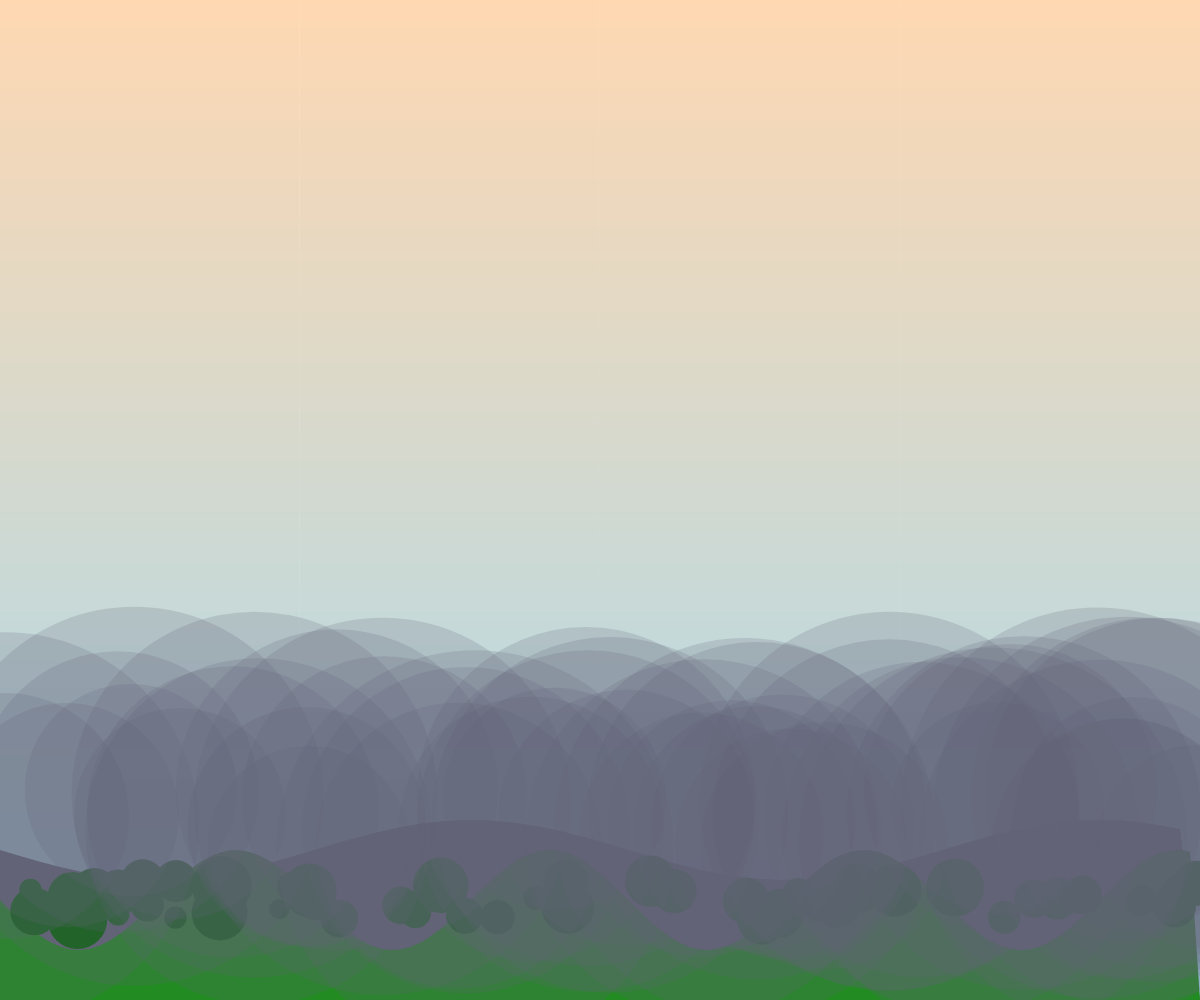
Frame 1 (no input)
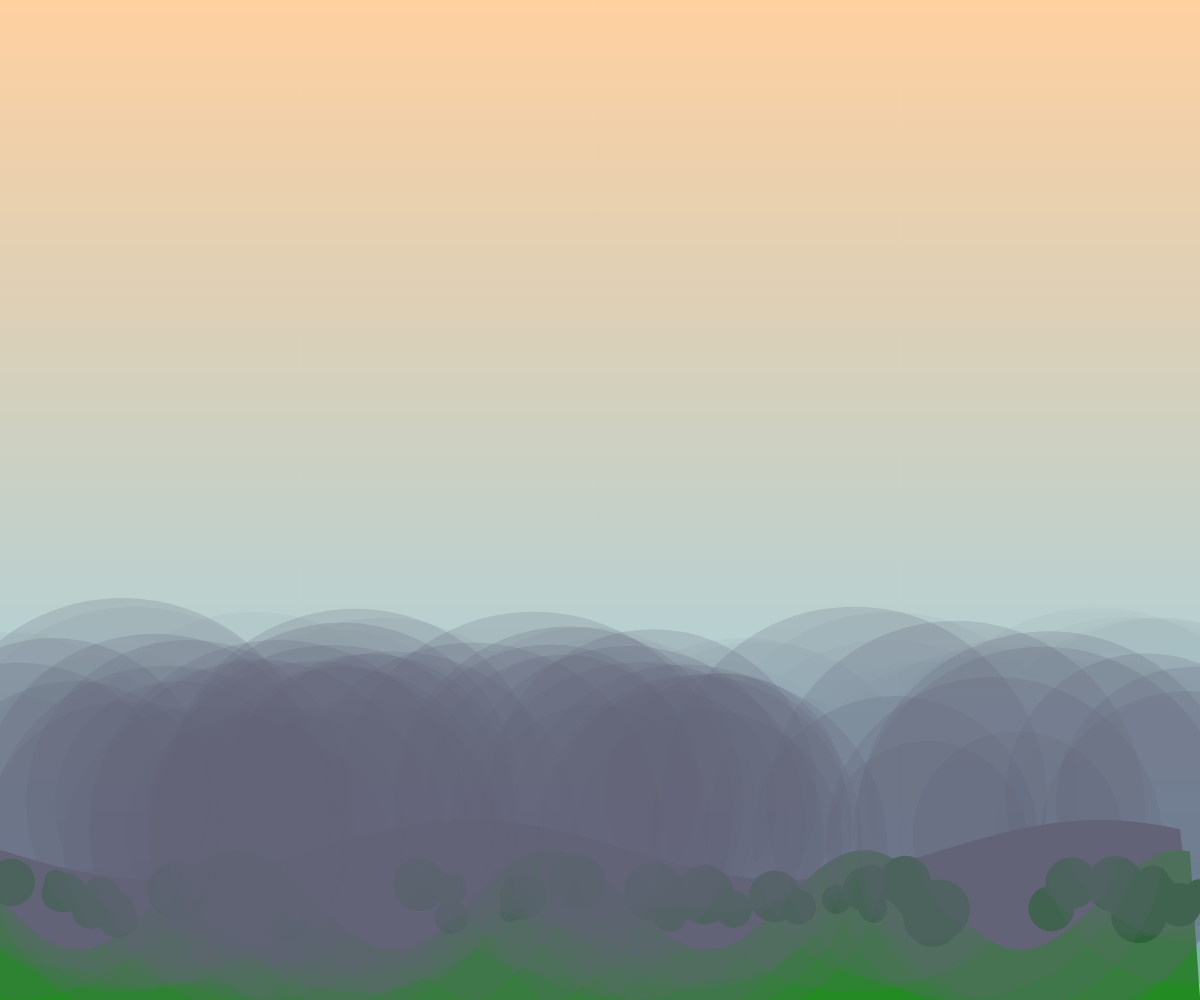
Frame 2 (the mouse pressed at the canvas centre, redrawn once)

The p5.js sketch that drew these frames (run headless with seeded random() and noise() and a simulated clock; the mouse was pressed at the canvas centre and the sketch redrawn once):

// p5.js sketch
// ── sketch.js
function setup() {
  createCanvas(windowWidth, windowHeight);
  noLoop();
}

function draw() {
  // Draw sky gradient
  for (let y = 0; y < height; y++) {
    let inter = map(y, 0, height, 0, 1);
    let c = lerpColor(color(255, 204, 153), color(135, 206, 235), inter);
    stroke(c);
    line(0, y, width, y);
  }

  // Draw distant mountains
  fill(100, 100, 120);
  noStroke();
  beginShape();
  vertex(0, height);
  for (let x = 0; x < width; x += 20) {
    let y = height - 150 + sin(x * 0.01) * 30;
    vertex(x, y);
  }
  vertex(width, height);
  endShape(CLOSE);

  // Draw rolling green fields
  fill(34, 139, 34);
  noStroke();
  beginShape();
  vertex(0, height);
  for (let x = 0; x < width; x += 10) {
    let y = height - 100 + sin(x * 0.02) * 50;
    vertex(x, y);
  }
  vertex(width, height);
  endShape(CLOSE);

  // Add patches of varied color and contrast
  fill(0, 100, 0);
  for (let i = 0; i < 50; i++) {
    let x = random(width);
    let y = height - 100 + random(-20, 20);
    let sz = random(20, 60);
    ellipse(x, y, sz, sz);
  }

  // Add atmospheric haze to mountains
  for (let i = 0; i < 50; i++) {
    let x = random(width);
    let y = height - 180 + random(-30, 30);
    let sz = random(200, 400);
    fill(100, 100, 120, 50);
    noStroke();
    ellipse(x, y, sz, sz);
  }
}
